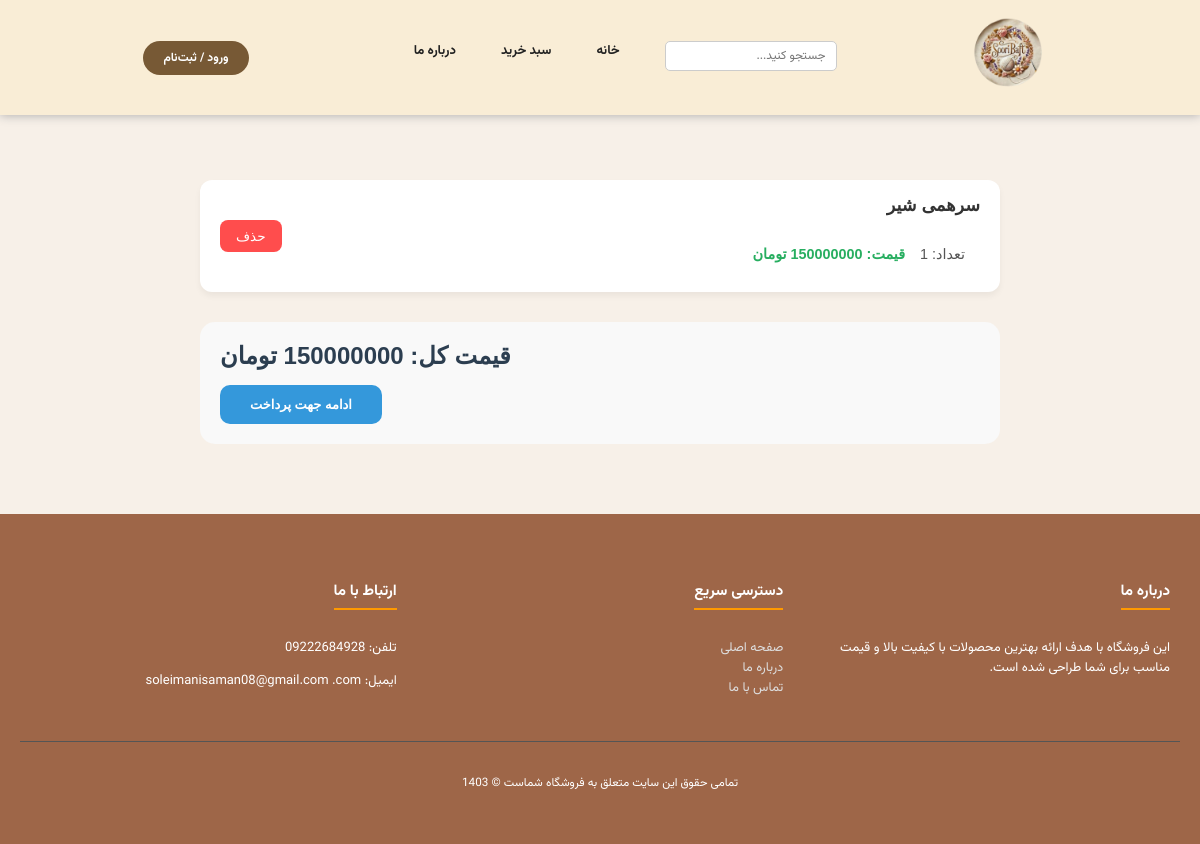
Page /user/cart (signed in) on the committed database.
### models/cart_item.py (models this page shows)
class CartItem(db.Model):
    __tablename__ = "cart_items"
    id = Column(Integer, primary_key=True)
    cart_id = Column(Integer, ForeignKey('carts.id'), nullable=False)
    product_id = Column(Integer, ForeignKey('products.id'), nullable=False)
    price=Column(Integer)
    quantity =Column(Integer)
    product = db.relationship("Product", backref=backref("cart_items",lazy="dynamic"))
    cart = db.relationship("Cart", backref=backref("cart_items",lazy="dynamic"))

### models/product.py (models this page shows)
class Product(db.Model):
    __tablename__ = "products"
    id = Column(Integer, primary_key=True)
    name = Column(String, unique=True, nullable=False, index=True)
    price = Column(Integer, nullable=False, index=True)
    description = Column(String, nullable=False, index=True)
    active = Column(Integer, nullable=False, index=True)
    category_id = Column(
        Integer,
        ForeignKey("categories.id"),
        nullable=True
    )
    category = db.relationship(
        "Category",
        back_populates="products"
    )

### blueprints/user.py (the view)
@app.route('/user/cart', methods=['GET'])
@login_required
def cart():
    cart = current_user.carts.filter(
        Cart.status == "pending"
    ).first()
    return render_template("user/cart.html", cart=cart)

### app.py (called while the page is built)
@login_manager.user_loader
def load_user(user_id):
    return User.query.get(int(user_id))

### models/cart.py (called while the page is built)
    def total_price(self):
        total=0
        for item in self.cart_items:
            t = item.price * item.quantity
            total +=t
        return total

### templates/user/cart.html (shortened to what this page needs)
{% extends "base.html" %}
{% block body %}
<header>
    <nav>
            <section class="logo">
                <img src="{{ url_for('static', filename='image/logo.png') }}" alt="sooribaaft">
            </section>
        <ul class="nav-links">
            <li class="search-container">
                <form action="/" method="GET">
                    <input type="text" name="search" placeholder="جستجو کنید..." class="search-input">
                </form>
            </li>
            <li><a href="/">خانه</a></li>
            <li><a href="/user/cart">سبد خرید</a></li>
            <li><a href="/about">درباره ما</a></li>
             <li class="auth-item">
            <a href="/user/login" class="auth-btn">ورود / ثبت‌نام</a>
        </li>
        </ul>
    </nav>
</header>
<div class="cart-container">
    {% if cart != None and cart.cart_items|list|length > 0 %}
        {% for cart in current_user.carts | selectattr('status', 'equalto', 'pending') %}
            <div class="cart-wrapper">
                {% for cart_item in cart.cart_items %}
                    <div class="cart-item">
                        <div class="item-details">
                            <span class="product-name">{{ cart_item.product.name }}</span>
                            <span class="product-info">
                                <span class="quantity">تعداد: {{ cart_item.quantity }}</span>
                                <span class="price">قیمت: {{ cart_item.product.price }} تومان</span>
                            </span>
                        </div>
                        <form class="remove-form" action="/remove_from_cart" method="get">
                            <input type="submit" class="btn-remove" value="حذف">
                        </form>
                    </div>
                {% endfor %}
            </div>
        {% endfor %}
        <div class="cart-summary">
            <b class="total-price">قیمت کل: {{cart.total_price()}} تومان</b>
            <div class="actions">
                <a href="/payment" class="btn-checkout">ادامه جهت پرداخت</a>
            </div>
        </div>
    {% else %}
        <div class="empty-cart">
            <p>سبد خرید خالی است ..</p>
        </div>
    {% endif %}
</div>
<footer class="site-footer">
    <div class="footer-container">
        <div class="footer-column">
            <h3>درباره ما</h3>
            <p>این فروشگاه با هدف ارائه بهترین محصولات با کیفیت بالا و قیمت مناسب برای شما طراحی شده است.</p>
        </div>
        <div class="footer-column">
            <h3>دسترسی سریع</h3>
            <ul>
                <li><a href="/">صفحه اصلی</a></li>
                <li><a href="/about">درباره ما</a></li>
                <li><a href="/contact">تماس با ما</a></li>
            </ul>
        </div>
        <div class="footer-column">
            <h3>ارتباط با ما</h3>
            <p>تلفن: 09222684928</p>
            <p>ایمیل: soleimanisaman08@gmail.com
.com</p>
        </div>
    </div>
    <div class="footer-bottom">
        <p>تمامی حقوق این سایت متعلق به فروشگاه شماست &copy; 1403</p>
    </div>
</footer>
{% endblock %}

### static/css/index.css (style rules this page uses)
body { padding: 0; margin: 0; font-size: 13px; background: #f7f0e8; color: #212121; padding-top: 120px; font-family:Vazirmatn; }
header { width: 100%; text-align: center; }
nav { background-color: #f9edd6; position: fixed; top: 0; right: 0; width: 100%; height: 115px; box-shadow: 0px 0px 10px 0px rgb(169, 168, 168); display: flex; align-items: center; justify-content: center; z-index: 1000; }
nav ul { list-style: none; margin: 0; padding: 0; display: flex; gap: 45px; }
nav ul li a { text-decoration: none; color: #212121; font-weight: bold; }
.search-input { padding: 5px 10px; border: 1px solid #ccc; border-radius: 5px 5px 5px 5px; outline: none; font-family: 'Vazirmatn', sans-serif; font-size: 12px; width: 150px; }
.auth-item { margin-right: 120px; }
.auth-btn { background-color: #775935; color: #ffffff !important; padding: 8px 20px; border-radius: 25px; text-decoration: none; font-weight: bold; font-size: 12px; transition: all 0.3s ease; display: inline-block; }
.logo { margin-left: 120px; }
.logo img { max-width: 100px; max-height: 100px; }
.product-info { padding: 15px; }
.product-name { font-size: 1rem; margin: 0 0 10px 0; color: #333; font-weight: bold; white-space: nowrap; overflow: hidden; text-overflow: ellipsis; }
.site-footer { background-color: rgb(158, 102, 72); color: #fff; padding: 40px 20px; margin-top: 50px; }
.footer-container { display: flex; justify-content: space-around; flex-wrap: wrap; max-width: 1200px; margin: 0 auto; }
.footer-column { flex: 1; min-width: 250px; margin: 10px; }
.footer-column h3 { border-bottom: 2px solid #ff9900; display: inline-block; padding-bottom: 5px; }
.footer-column ul { list-style: none; padding: 0; }
.footer-column ul li a { color: #ddd; text-decoration: none; transition: 0.3s; }
.footer-bottom { text-align: center; border-top: 1px solid #555; margin-top: 20px; padding-top: 20px; font-size: 0.9em; }
html, body { margin: 0; padding: 0; height: 100%; }
body { padding-top: 120px; font-size: 13px; background: #f7f0e8; color: #212121; font-family: 'Vazirmatn', sans-serif; box-sizing: border-box; }
.cart-container { max-width: 800px; margin: 40px auto; padding: 20px; direction: rtl; font-family: 'Tahoma', sans-serif; }
.cart-item { display: flex; justify-content: space-between; align-items: center; background-color: #fff; padding: 15px 20px; margin-bottom: 15px; border-radius: 12px; box-shadow: 0 4px 6px rgba(0, 0, 0, 0.05); transition: transform 0.2s ease; }
.item-details { display: flex; flex-direction: column; gap: 5px; }
.product-name { font-weight: bold; font-size: 1.1rem; color: #333; }
.product-info { font-size: 0.9rem; color: #777; display: flex; gap: 15px; }
.quantity { color: #555; }
.price { color: #27ae60; font-weight: bold; }
.remove-form { margin: 0; }
.btn-remove { background-color: #ff4d4d; color: white; border: none; padding: 8px 16px; border-radius: 8px; cursor: pointer; font-size: 0.85rem; transition: background 0.3s; }
.cart-summary { margin-top: 30px; padding: 20px; background-color: #f9f9f9; border-radius: 15px; text-align: left; display: flex; flex-direction: column; align-items: flex-end; }
.total-price { font-size: 1.5rem; color: #2c3e50; margin-bottom: 15px; }
.btn-checkout { display: inline-block; background-color: #3498db; color: white; text-decoration: none; padding: 12px 30px; border-radius: 10px; font-weight: bold; transition: background 0.3s; }

### rows in the picture
CartItem: product.name "سرهمی شیر", quantity "1", product.price "150000000", total_price "150000000"
